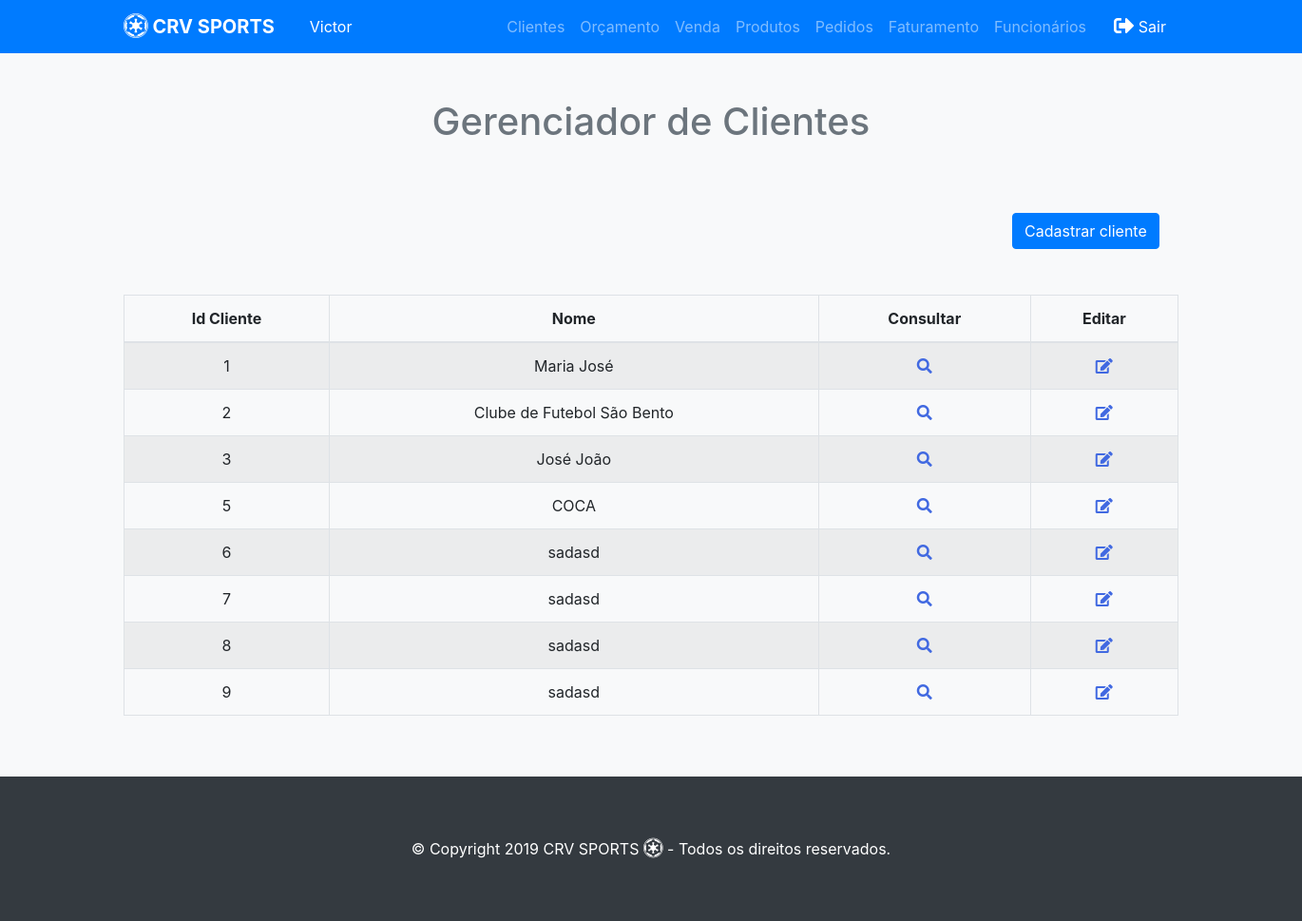
The page /crv/clientes.php (signed in) on the database as committed earlier.
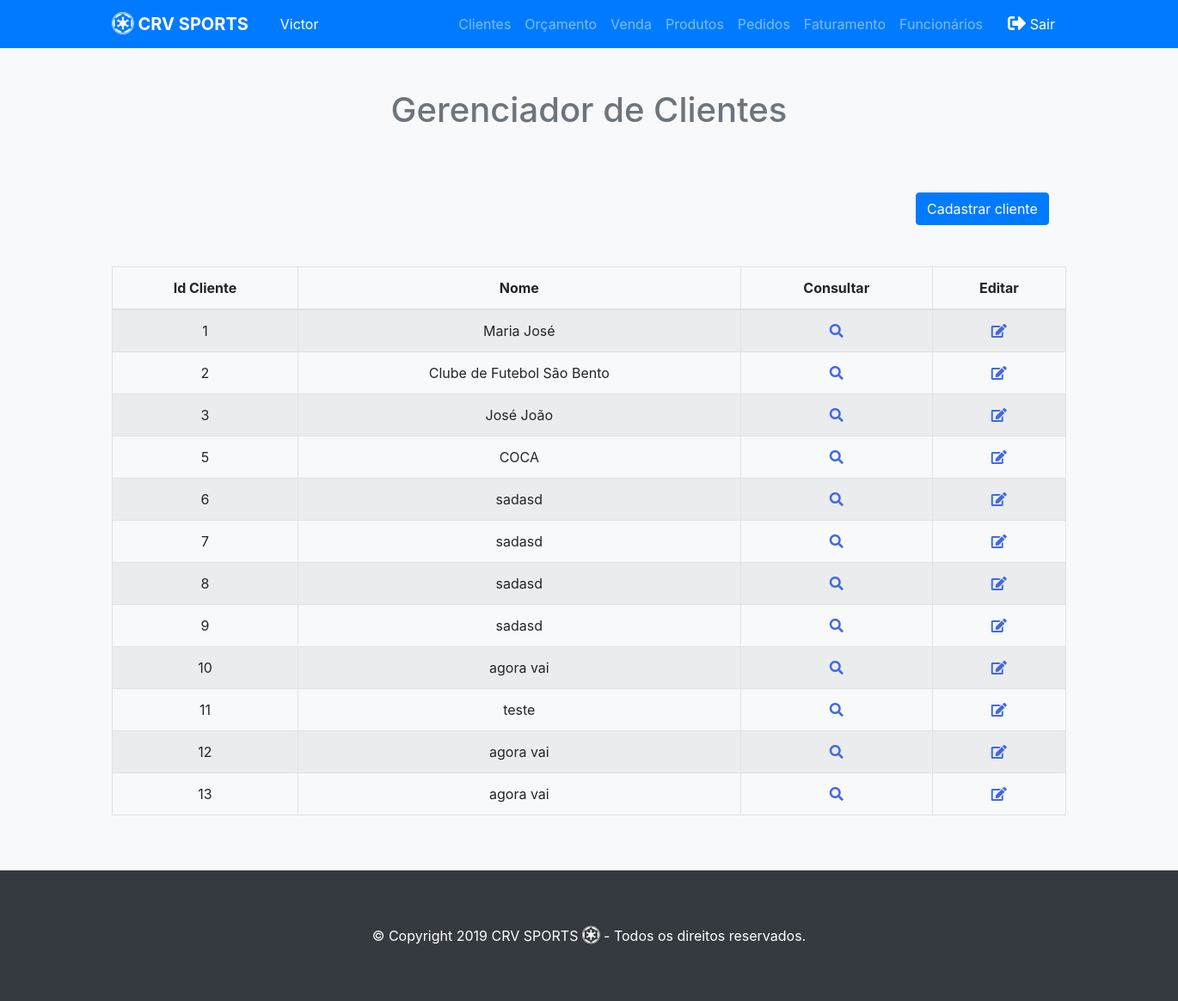
The same page on the database as committed later.
### tables this page shows
CREATE TABLE `cliente` (
  `id_cliente` int(11) NOT NULL,
  `nome` varchar(100) NOT NULL,
  `email` varchar(50) NOT NULL,
  `logradouro` varchar(100) NOT NULL,
  `numero` int(11) NOT NULL,
  `bairro` varchar(50) NOT NULL,
  `cidade` varchar(50) NOT NULL,
  `estado` varchar(50) NOT NULL,
  `cep` varchar(20) NOT NULL,
  `telefone` varchar(20) DEFAULT NULL,
  `celular` varchar(20) DEFAULT NULL,
  `cpf` varchar(15) DEFAULT NULL,
  `rg` varchar(15) DEFAULT NULL,
  `data_nascimento` date DEFAULT NULL,
  `cnpj` varchar(20) DEFAULT NULL,
  `inscricao_estadual` varchar(30) DEFAULT NULL,
  `nome_fantasia` varchar(50) DEFAULT NULL
);

### crv/clientes.php (the view, shortened to what this page needs)
<?php require_once("../funcoes/conexao.php"); ?>
<!DOCTYPE html>
<html>
   <head>
      <link rel="stylesheet" href="lib\DataTables\DataTables-1.10.18\css\jquery.dataTables.min.css">
      <?php require_once("../funcoes/modalcliente.php"); ?>
      <?php include '../funcoes/menu.php'; ?>
      <link rel="stylesheet" href="lib\fontawesome-free-5.8.1-web\css\all.css">
   </head>
   <div class="py-5 text-center bg-light">
      <div class="container">
         <div class="row">
            <div class="col-md-12">
               <h1 class="pb-3 text-secondary">Gerenciador de Clientes</h1>
            </div>
         </div>
         <div class="row">
            <div class="col-md-4 offset-md-10">
               <div class="row my-5">
                  <button type="button" id="cadastrar" class="btn btn-primary" data-toggle="modal" data-target="#cadastroCliente">
                  Cadastrar cliente
                  </button>
               </div>
            </div>
          </div>
          <table class="table table-hover table-striped table-bordered" id="cliente">
    <thead>
        <tr>
            <th>Id Cliente</th>
            <th>Nome</th>
            <th>Consultar</th>
            <th>Editar</th>
        </tr>
    </thead>
    <tbody>
        <?php
            $query="select * from cliente;";
            $resultado = mysqli_query($conecta, $query);
            while($linha = mysqli_fetch_array($resultado)){
                echo '<tr id='.$linha['id_cliente'].'><td>'.$linha['id_cliente'].'</td>';
                echo '<td>'.utf8_encode($linha['nome']).'</td>';
          ?>
                <td><i class="fas fa-search" data-toggle="modal" data-target="#cadastroCliente" style="cursor: pointer; color:royalBlue"></td>
                <td><i class="fas fa-edit" data-toggle="modal" data-target="#cadastroCliente" style="cursor: pointer; color:royalBlue"></td></tr>
            <?php
            }
            ?>
    </tbody>
</table>
</div>
</div>
<?php include 'footer.php'; ?>
</html>

Rows that differ between the two databases and show on the page:
added cliente: id_cliente "10", nome "agora vai"
added cliente: id_cliente "11", nome "teste"
added cliente: id_cliente "12", nome "agora vai"
added cliente: id_cliente "13", nome "agora vai"
